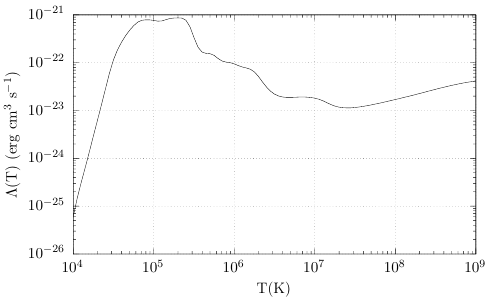

Generate this figure with gnuplot:
load "../turbo.pal"
set terminal cairolatex standalone mono size 5in,3in
set output "cooling-curve-solar.tex"

set logscale xy
set format xy '$10^{%L}$'
set ylabel '$\Lambda$(T) (erg cm$^3$ s$^{-1}$)'
set xlabel 'T (K)'
set xrange[1e4:1e9]
set yrange [1e-26:1e-21]

set style fill transparent solid 0.5 noborder
set key bottom right

plot "cooling_curve_solar" u (10**$1):2 notitle w l ls 1,\
     
